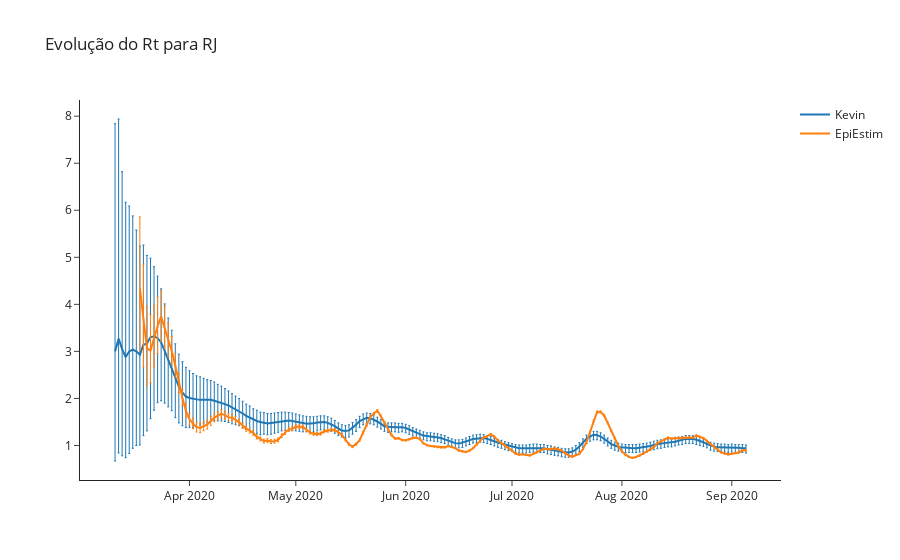

Notebook code cell kept with this figure:
### Code cell
data = [
    go.Scatter(name="Kevin", x=place_kevin["last_updated"], y=place_kevin["Rt_most_likely"],
               error_y = dict(
                   array=place_kevin["Rt_high_95"] - place_kevin["Rt_most_likely"],
                   arrayminus=place_kevin["Rt_most_likely"] - place_kevin["Rt_low_95"],
#                    color='gray',
                   thickness=1,
                   width=1,
               )),
    go.Scatter(name="EpiEstim", x=place_epiestim["last_updated"], y=place_epiestim["Rt_most_likely"],
              error_y = dict(
                   array=place_epiestim["Rt_high_95"] - place_epiestim["Rt_most_likely"],
                   arrayminus=place_epiestim["Rt_most_likely"] - place_epiestim["Rt_low_95"],
#                    color='gray',
                   thickness=1,
                   width=1,
               )),
]

fig = go.Figure(data)
fig.update_layout(barmode='group', template="simple_white", title=f"Evolução do Rt para {place_choosen}")
fig.show()

### Figure 1 — Plotly figure (JSON) as saved in the notebook; plotly's stock layout.template omitted (floating-point values rounded to 4 significant figures; data arrays with more than 128 entries replaced by an {"elided": "..."} marker saying what was removed)
{"data": [{"error_y": {"array": {"elided": "179 float values"}, "arrayminus": {"elided": "179 float values"}, "thickness": 1, "width": 1}, "name": "Kevin", "type": "scatter", "x": {"elided": "179 str values"}, "y": {"elided": "179 float values"}}, {"error_y": {"array": {"elided": "172 float values"}, "arrayminus": {"elided": "172 float values"}, "thickness": 1, "width": 1}, "name": "EpiEstim", "type": "scatter", "x": {"elided": "172 str values"}, "y": {"elided": "172 float values"}}], "layout": {"barmode": "group", "title": {"text": "Evolução do Rt para RJ"}}}
